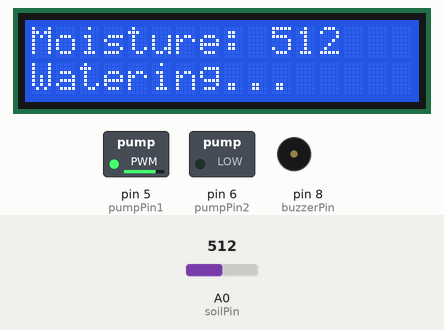
This sketch was run on a simulated Arduino Uno, built with avr-gcc and run on an emulated ATmega328P. Shown: 16×2 character LCD, switched loads named in the sketch (green lamp = pin HIGH), buzzer (waves = sounding). The test bench sets the inputs (shaded band); at power-on: A0 (soilPin) = 512. What the sketch prints to the serial monitor is not drawn.

Above: at 3.2 s.
3.3 s: A0 (soilPin) set to 369
At 4.2 s:
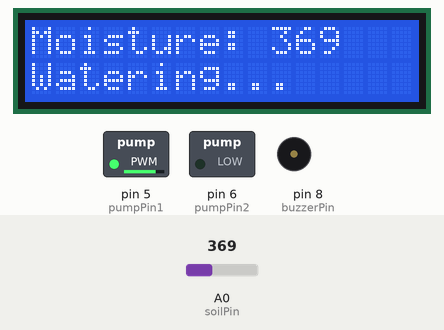
5.1 s: A0 (soilPin) set to 338
At 6.8 s:
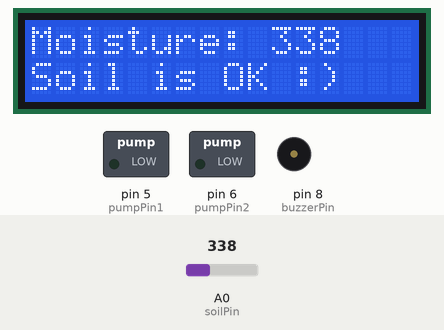
7.2 s: A0 (soilPin) set to 360
At 8.7 s:
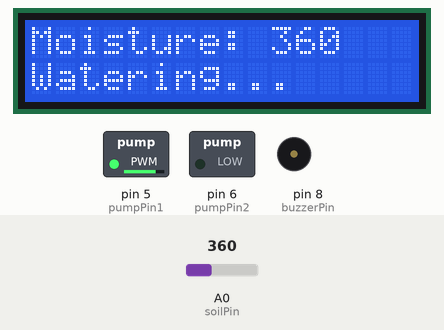
Timing chart, 0 to 10.2 s (numbered marks = the images above; inputs shaded):
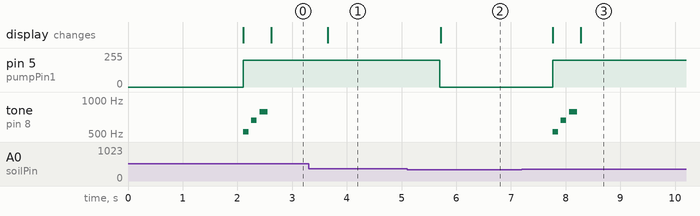

The sketch:

plant_watering_system.ino
```cpp
#include <LiquidCrystal_I2C.h>

LiquidCrystal_I2C lcd(0x27, 16, 2);

// pin definitions
int soilPin = A0;   // soil moisture sensor
int buzzerPin = 8;  // buzzer
int pumpPin1 = 5;   // L9110 A-1A
int pumpPin2 = 6;   // L9110 A-1B

int threshold = 350; // above = dry, below = wet
bool wasWatering = false;  // track state to play melody only once

void playConfirmBeep() {
    tone(buzzerPin, 523, 100);  // C note
    delay(150);
    tone(buzzerPin, 659, 100);  // E note
    delay(150);
    tone(buzzerPin, 784, 150);  // G note
    delay(200);
    noTone(buzzerPin);
}

void setup() {
    Serial.begin(9600);

    pinMode(buzzerPin, OUTPUT);
    pinMode(pumpPin1, OUTPUT);
    pinMode(pumpPin2, OUTPUT);

    lcd.init();
    lcd.backlight();
    lcd.setCursor(0, 0);
    lcd.print("Plant Watering");
    lcd.setCursor(0, 1);
    lcd.print("System Ready!");
    delay(2000);  // show welcome message for 2 seconds
}

void loop() {
    int soilValue = analogRead(soilPin);  // read sensor

    Serial.print("Soil value: ");
    Serial.println(soilValue);

    lcd.setCursor(0, 0);
    lcd.print("Moisture: ");
    lcd.print(soilValue);
    lcd.print("   ");  // clear leftover characters

    if (soilValue > threshold) {
        // dry soil — water it!
        analogWrite(pumpPin1, 200);
        analogWrite(pumpPin2, 0);

        // play melody only when watering STARTS, not every second
        if (!wasWatering) {
            playConfirmBeep();
            wasWatering = true;
        }

        lcd.setCursor(0, 1);
        lcd.print("Watering...     ");

    } else {
        // wet soil — all good
        analogWrite(pumpPin1, 0);
        analogWrite(pumpPin2, 0);
        noTone(buzzerPin);
        wasWatering = false;  // reset so melody plays next time

        lcd.setCursor(0, 1);
        lcd.print("Soil is OK :)   ");
    }

    delay(1000);  // check every second
}
```

Measured:
- the behaviour switches between 351 and 350 on A0 (soilPin) (found by bisection; images 1 and 2)
- after the input at 3.3 s, the display: changes after 0.35 s (image 1)
- after the input at 5.1 s, pin 5 (pumpPin1): 200/255 → 0/255 after 0.60 s; the display: changes after 0.62 s (image 2)
- after the input at 7.2 s, pin 5 (pumpPin1): 0/255 → 200/255 after 0.56 s; tone on pin 8 (buzzerPin): plays 523 Hz for 0.10 s, 659 Hz for 0.10 s, 784 Hz for 0.15 s, starting after 0.56 s; the display: first changes after 0.56 s (image 3 shows a later state)
- by itself, tone on pin 8 (buzzerPin): plays 523 Hz for 0.10 s, 659 Hz for 0.10 s, 784 Hz for 0.15 s
